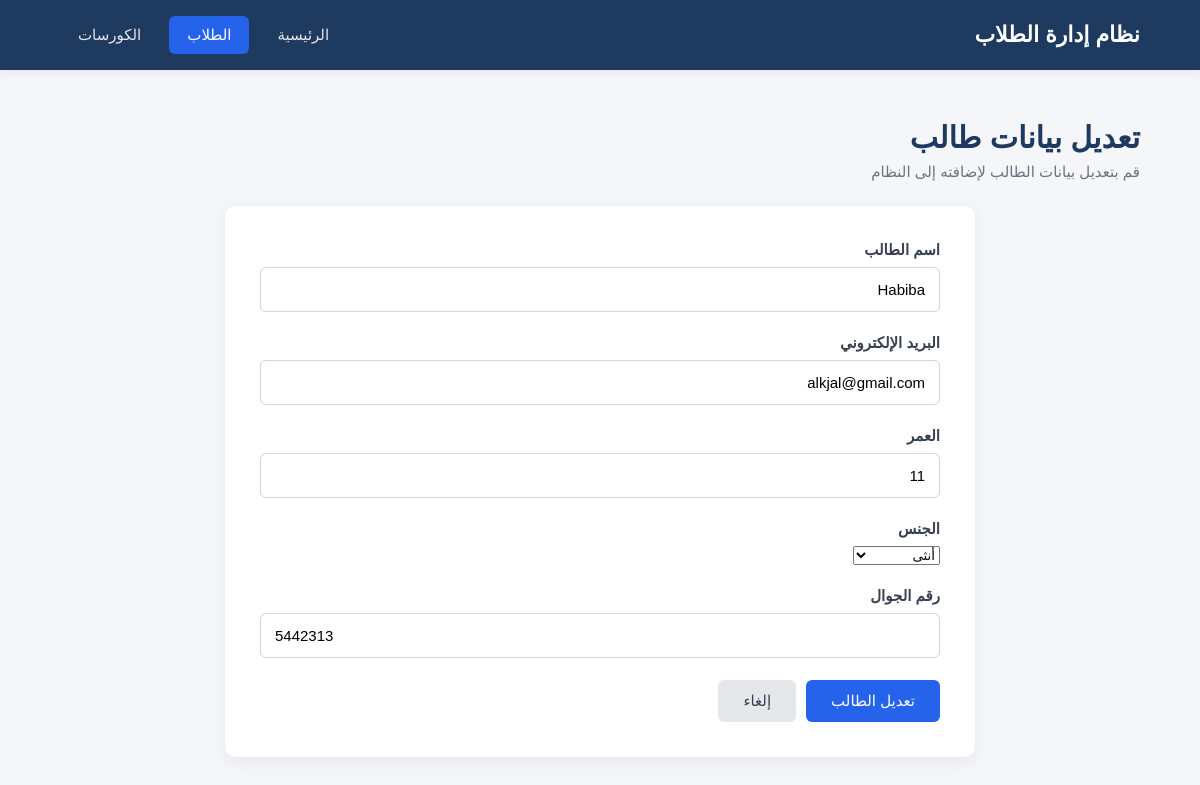
Screenshot of /edit_student.php?id=36 with the database file from the repository.
### tables this page shows
CREATE TABLE `students` (
  `id` int(4) NOT NULL,
  `name` varchar(100) NOT NULL,
  `email` text NOT NULL,
  `age` int(3) NOT NULL,
  `gender` enum('male','female','','') NOT NULL,
  `phone` varchar(20) NOT NULL
);

### edit_student.php (the view, shortened to what this page needs)
<?php
require_once ('config.php');
if (isset($_GET['id'])) {
    $student_id = $_GET['id'];
} else {
    exit('معرف الطالب غير موجود');
}
$sql="select * from students where id = :student_id";
$stmt=$pdo->prepare($sql);
$stmt->execute(
[
    ":student_id"=>$student_id
]
);
$result = $stmt->fetchAll(PDO::FETCH_ASSOC);
?>
<!DOCTYPE html>
<html lang="ar" dir="rtl">
<head>
    <link rel="stylesheet" href="add_cour.css">
</head>
<body>
    <header class="navbar">
        <div class="container navbar-content">
            <div class="logo">
                نظام إدارة الطلاب
            </div>
            <nav>
                <a href="index.php">
                    الرئيسية
                </a>
                <a href="show_students.php" class="active">
                    الطلاب
                </a>
                <a href="show_courses.php">
                    الكورسات
                </a>
            </nav>
        </div>
    </header>
    <main class="main-content">
        <div class="container">
            <div class="page-header">
                <h1>
                    تعديل بيانات طالب
                </h1>
                <p>
                    قم بتعديل بيانات الطالب لإضافته إلى النظام
                </p>
            </div>
            <div class="form-card">
                <form action="" method="POST">
                    <div class="form-group">
                        <label for="student_name">
                            اسم الطالب
                        </label>
                        <input
                            type="text"
                            id="student_name"
                            name="student_name"
                            placeholder="أدخل اسم الطالب"
                            required
                            value="<?php echo htmlspecialchars($result[0]["name"]);?>"
                        >
                    </div>
                    <div class="form-group">
                        <label for="email">
                            البريد الإلكتروني
                        </label>
                        <input
                            type="email"
                            id="email"
                            name="email"
                            placeholder="مثال: student@example.com"
                            required
                            value="<?php echo htmlspecialchars($result[0]["email"]); ?> "
                        >
                    </div>
                    <div class="form-group">
                        <label for="age">
                            العمر
                        </label>
                        <input
                            type="number"
                            id="age"
                            name="age"
                            placeholder="أدخل عمر الطالب"
                            min="1"
                            required
                            value="<?php echo htmlspecialchars($result[0]["age"]); ?>"
                        >
                    </div>
                    <div class="form-group">
                        <label for="gender">
                            الجنس
                        </label>
                        <select
                            id="gender"
                            name="gender"
                            required
                        >
                            <option value="female"  <?= ($result[0]["gender"]=="female") ? 'selected':'' ?>>
                                أنثى
                            </option>
                        </select>
                    </div>
                    <div class="form-group">
                        <label for="phone">
                            رقم الجوال
                        </label>
                        <input
                            type="tel"
                            id="phone"
                            name="phone"
                            placeholder="أدخل رقم الجوال"
                            required
                            value="<?php echo htmlspecialchars($result[0]["phone"]);?>"
                        >
                    </div>
                    <div class="form-actions">
                        <button
                            type="submit"
                            class="btn btn-primary"
                        >
                            تعديل الطالب
                        </button>
                        <a
                            href="index.php"
                            class="btn btn-secondary"
                        >
                            إلغاء
                        </a>
                    </div>
                </form>
            </div>
        </div>
    </main>
</body>
</html>

### add_cour.css (style rules this page uses)
* { margin: 0; padding: 0; box-sizing: border-box; }
* { box-sizing: border-box; }
body { font-family: Arial, Tahoma, sans-serif; background-color: #f4f6f9; color: #1f2937; direction: rtl; }
.container { width: 90%; max-width: 1100px; margin: auto; }
.navbar { background-color: #1e3a5f; height: 70px; display: flex; align-items: center; box-shadow: 0 2px 8px rgba(0, 0, 0, 0.08); }
.navbar-content { display: flex; align-items: center; justify-content: space-between; }
.logo { color: white; font-size: 22px; font-weight: bold; }
nav { display: flex; gap: 10px; }
nav a { color: #e5e7eb; text-decoration: none; padding: 10px 18px; border-radius: 6px; font-size: 15px; transition: 0.2s; }
nav a:hover, nav a.active { background-color: #2563eb; color: white; }
.main-content { padding: 50px 0; }
.page-header { margin-bottom: 25px; }
.page-header h1 { font-size: 30px; margin-bottom: 8px; color: #1e3a5f; }
.page-header p { color: #6b7280; font-size: 15px; }
.form-card { background-color: white; max-width: 750px; margin: auto; padding: 35px; border-radius: 10px; box-shadow: 0 4px 15px rgba(0, 0, 0, 0.07); }
.form-group { margin-bottom: 22px; }
.form-group label { display: block; margin-bottom: 8px; font-size: 15px; font-weight: bold; color: #374151; }
.form-group input, .form-group textarea { width: 100%; padding: 13px 14px; border: 1px solid #d1d5db; border-radius: 6px; font-size: 15px; font-family: inherit; outline: none; transition: 0.2s; background-color: #fff; }
.form-actions { display: flex; gap: 10px; margin-top: 10px; }
.btn { border: none; text-decoration: none; padding: 12px 25px; border-radius: 6px; font-size: 15px; font-family: inherit; cursor: pointer; text-align: center; }
.btn-primary { background-color: #2563eb; color: white; }
.btn-secondary { background-color: #e5e7eb; color: #374151; }

### rows the page displays
students: student_name "Habiba", email "alkjal@gmail.com", age "11", gender "أنثى", phone "5442313"
